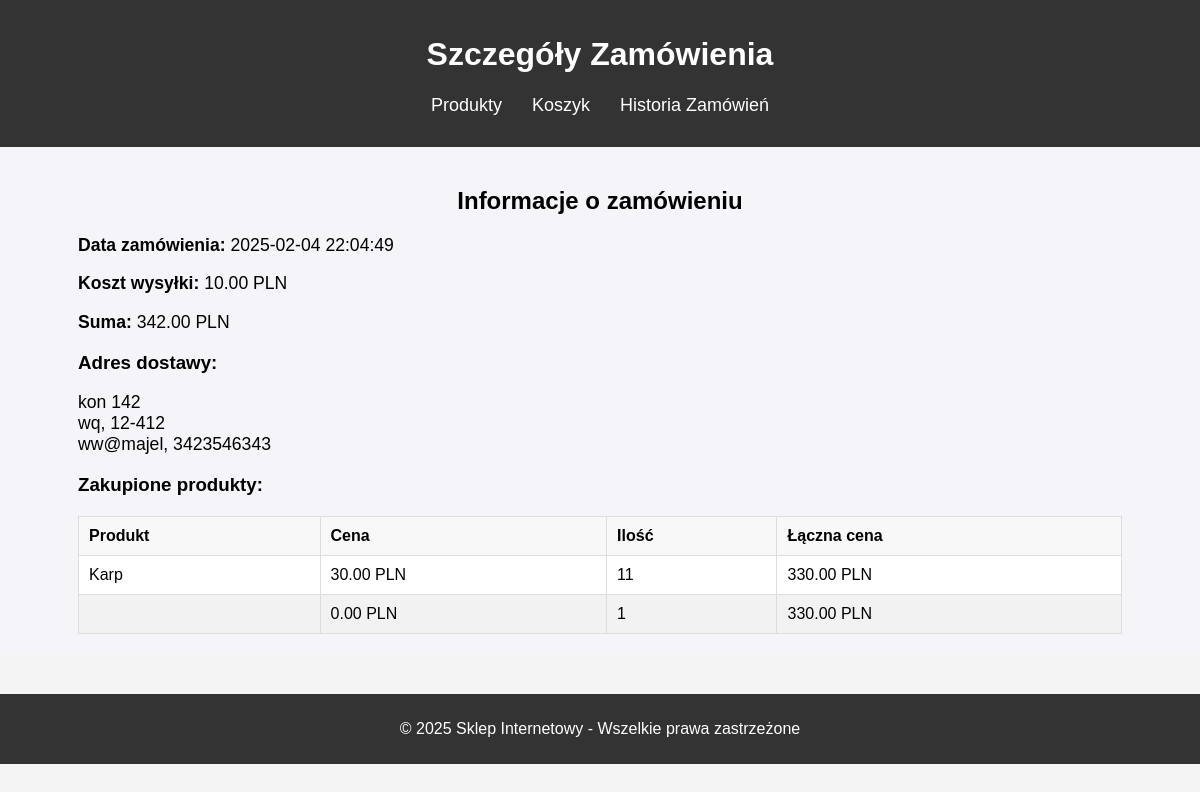
/order_details.php?id=5, run on the app's committed database.
### tables this page shows
CREATE TABLE "zamowienia" (
    id INTEGER PRIMARY KEY AUTOINCREMENT,
    data_zamowienia TEXT DEFAULT CURRENT_TIMESTAMP,
    koszyk TEXT NOT NULL,
    koszt_wysylki REAL NOT NULL,
    suma REAL NOT NULL,
    imie_nazwisko TEXT NOT NULL,
    ulica TEXT NOT NULL,
    numer_domu TEXT NOT NULL,
    miasto TEXT NOT NULL,
    kod_pocztowy TEXT NOT NULL,
    email TEXT NOT NULL,
    telefon TEXT NOT NULL
, status TEXT DEFAULT 'Oczekujące');

CREATE TABLE produkty (
    id INTEGER PRIMARY KEY AUTOINCREMENT,
    nazwa TEXT NOT NULL,
    opis TEXT,
    cena REAL NOT NULL,
    ilosc INTEGER NOT NULL,
    zdjecie TEXT
, usuniety INTEGER DEFAULT 0);

### order_details.php (the view, shortened to what this page needs)
<?php
include 'db.php';
$order_id = $_GET['id'] ?? null;
if ($order_id) {
    $stmt = $db->prepare("SELECT * FROM zamowienia WHERE id = ?");
    $stmt->bindValue(1, $order_id, SQLITE3_INTEGER);
    $result = $stmt->execute();
    $order = $result->fetchArray(SQLITE3_ASSOC);
    if ($order) {
        $cart = json_decode($order['koszyk'], true);
        $unique_products = array_count_values($cart);
    }
}
?>
<!DOCTYPE html>
<html lang="pl">
<head>
    <link rel="stylesheet" href="style.css">
</head>
<body>
    <header>
        <div class="container">
            <h1>Szczegóły Zamówienia</h1>
            <nav>
                <ul>
                    <li><a href="products.php">Produkty</a></li>
                    <li><a href="cart.php">Koszyk</a></li>
                    <li><a href="orders.php">Historia Zamówień</a></li>
                </ul>
            </nav>
        </div>
    </header>
    <section class="order-details">
        <div class="container">
            <h2>Informacje o zamówieniu</h2>
            <?php if ($order): ?>
                <p><strong>Data zamówienia:</strong> <?= htmlspecialchars($order['data_zamowienia']); ?></p>
                <p><strong>Koszt wysyłki:</strong> <?= number_format($order['koszt_wysylki'], 2); ?> PLN</p>
                <p><strong>Suma:</strong> <?= number_format($order['suma'], 2); ?> PLN</p>
                <h3>Adres dostawy:</h3>
                <p>
                    <?= htmlspecialchars($order['ulica']); ?> <?= htmlspecialchars($order['numer_domu']); ?><br>
                    <?= htmlspecialchars($order['miasto']); ?>, <?= htmlspecialchars($order['kod_pocztowy']); ?><br>
                    <?= htmlspecialchars($order['email']); ?>, <?= htmlspecialchars($order['telefon']); ?>
                </p>
                <h3>Zakupione produkty:</h3>
                <table class="order-products">
                    <thead>
                        <tr>
                            <th>Produkt</th>
                            <th>Cena</th>
                            <th>Ilość</th>
                            <th>Łączna cena</th>
                        </tr>
                    </thead>
                    <tbody>
                        <?php foreach ($unique_products as $product_id => $quantity): ?>
                            <?php
                            $stmt = $db->prepare("SELECT * FROM produkty WHERE id = ?");
                            $stmt->bindValue(1, $product_id, SQLITE3_INTEGER);
                            $result = $stmt->execute();
                            $product = $result->fetchArray(SQLITE3_ASSOC);
                            if ($product) {
                                $total_product_price = $product['cena'] * $quantity;
                            }
                            ?>
                            <tr>
                                <td><?= htmlspecialchars($product['nazwa']); ?></td>
                                <td><?= number_format($product['cena'], 2); ?> PLN</td>
                                <td><?= $quantity; ?></td>
                                <td><?= number_format($total_product_price, 2); ?> PLN</td>
                            </tr>
                        <?php endforeach; ?>
                    </tbody>
                </table>
            <?php else: ?>
                <p>Nie znaleziono zamówienia o tym ID.</p>
            <?php endif; ?>
        </div>
    </section>
    <footer>
        <div class="container">
            <p>&copy; 2025 Sklep Internetowy - Wszelkie prawa zastrzeżone</p>
        </div>
    </footer>
</body>
</html>

### style.css (style rules this page uses)
body { font-family: Arial, sans-serif; background-color: #f4f4f4; margin: 0; padding: 0; }
.container { width: 90%; margin: 0 auto; }
header { background-color: #333; color: white; padding: 15px 0; }
header h1 { text-align: center; }
nav ul { list-style-type: none; padding: 0; display: flex; justify-content: center; }
nav ul li { margin: 0 15px; }
nav ul li a { color: white; text-decoration: none; font-size: 18px; }
footer { background-color: #333; color: white; padding: 10px 0; text-align: center; margin-top: 40px; }
.order-details { padding: 20px; background-color: #f4f4f9; }
.order-details h2 { text-align: center; margin-bottom: 20px; }
.order-details p { font-size: 1.1em; }
.order-products { width: 100%; border-collapse: collapse; margin-top: 20px; background-color: #fff; }
.order-products th, .order-products td { border: 1px solid #ddd; padding: 10px; text-align: left; }
.order-products th { background-color: #f8f8f8; }
.order-products tr:nth-child(even) { background-color: #f2f2f2; }

### data on the page
zamowienia: data_zamowienia "2025-02-04 22:04:49", koszt_wysylki "10.00", suma "342.00", ulica "kon", numer_domu "142", miasto "wq", kod_pocztowy "12-412", email "ww@majel", telefon "3423546343", koszyk "11", koszyk "1"
produkty: nazwa "Karp", cena "30.00", cena.koszyk "330.00"

### other printed values
$product['cena'] "0.00"
